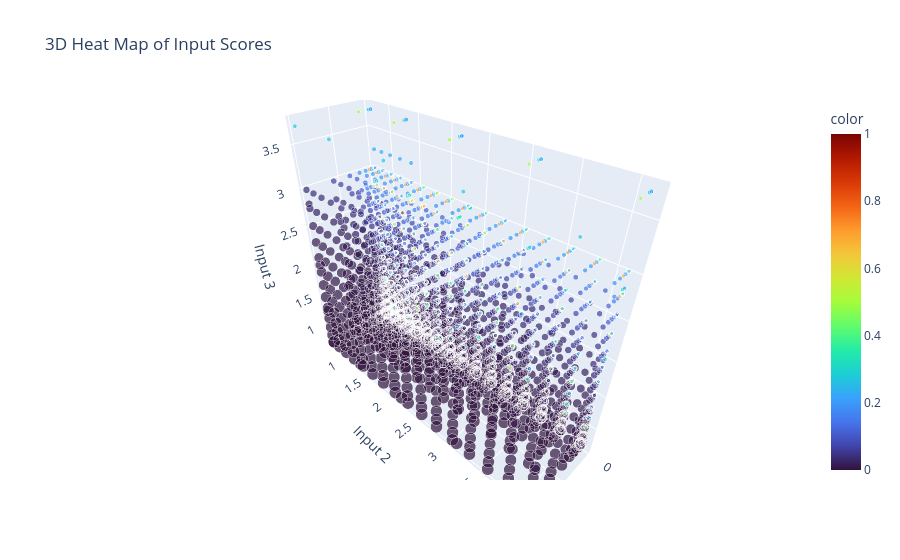

The code cell stored with this chart in its notebook:
### Code cell
def interactive_3d_scatter_heat_plot( in_inputs, in_scores, title = '3D Heat Map of Input Scores',\
                                      log_values = [False, False, False, False],   #  [x, y, z, score]
                                    ):


    # Copy inputs and scores
    inputs = np.copy( in_inputs )
    scores = np.copy( in_scores )

    # Normalize scores for visualization
    normalized_scores = (scores - scores.min()) / (scores.max() - scores.min())

    # If any log_values are true, apply log scaling.  Keep true values for axis plot
    for i, scale in enumerate(log_values):

        if scale:
            if i == 3:
                scores = np.log1p(scores)
            else:
                inputs[:,i] = np.log1p(inputs[:,i])



    # Create a 3D scatter plot
    fig = px.scatter_3d(
        x=inputs[:, 0], 
        y=inputs[:, 1], 
        z=inputs[:, 2],
        color=normalized_scores,  # Heat map based on scores
        size=1/(scores + 1e-6),   # Larger size for smaller scores
        color_continuous_scale='Turbo',  # Rainbow-like color scale
        title="3D Heat Map of Input Scores"
    )
    

    # Adjust layout
    fig.update_layout(
        scene=dict(
            xaxis_title="Input 1",
            yaxis_title="Input 2",
            zaxis_title="Input 3"
        )
    )

    # Show the interactive plot
    fig.show()


if buildEnv:

    inputs = log_df[['lnl', 'rscale', 'mhalo']].values
    scores = log_df['error'].values

    # Visualize the input points and scores
    interactive_3d_scatter_heat_plot(inputs, scores, log_values=[False, True, True, True])

### Figure 1 — Plotly figure (JSON) as saved in the notebook; plotly's stock layout.template omitted (floating-point values rounded to 4 significant figures; data arrays with more than 128 entries replaced by an {"elided": "..."} marker saying what was removed)
{"data": [{"hovertemplate": "x=%{x}<br>y=%{y}<br>z=%{z}<br>size=%{marker.size}<br>color=%{marker.color}<extra></extra>", "legendgroup": "", "marker": {"color": {"elided": "3490 float values"}, "coloraxis": "coloraxis", "size": {"elided": "3490 float values"}, "sizemode": "area", "sizeref": 0.00942, "symbol": "circle"}, "mode": "markers", "name": "", "scene": "scene", "showlegend": false, "type": "scatter3d", "x": {"elided": "3490 float values"}, "y": {"elided": "3490 float values"}, "z": {"elided": "3490 float values"}}], "layout": {"coloraxis": {"colorbar": {"title": {"text": "color"}}, "colorscale": [[0, "#30123b"], [0.07143, "#4145ab"], [0.1429, "#4675ed"], [0.2143, "#39a2fc"], [0.2857, "#1bcfd4"], [0.3571, "#24eca6"], [0.4286, "#61fc6c"], [0.5, "#a4fc3b"], [0.5714, "#d1e834"], [0.6429, "#f3c63a"], [0.7143, "#fe9b2d"], [0.7857, "#f36315"], [0.8571, "#d93806"], [0.9286, "#b11901"], [1, "#7a0402"]]}, "legend": {"itemsizing": "constant", "tracegroupgap": 0}, "scene": {"domain": {"x": [0, 1], "y": [0, 1]}, "xaxis": {"title": {"text": "Input 1"}}, "yaxis": {"title": {"text": "Input 2"}}, "zaxis": {"title": {"text": "Input 3"}}}, "title": {"text": "3D Heat Map of Input Scores"}}}
